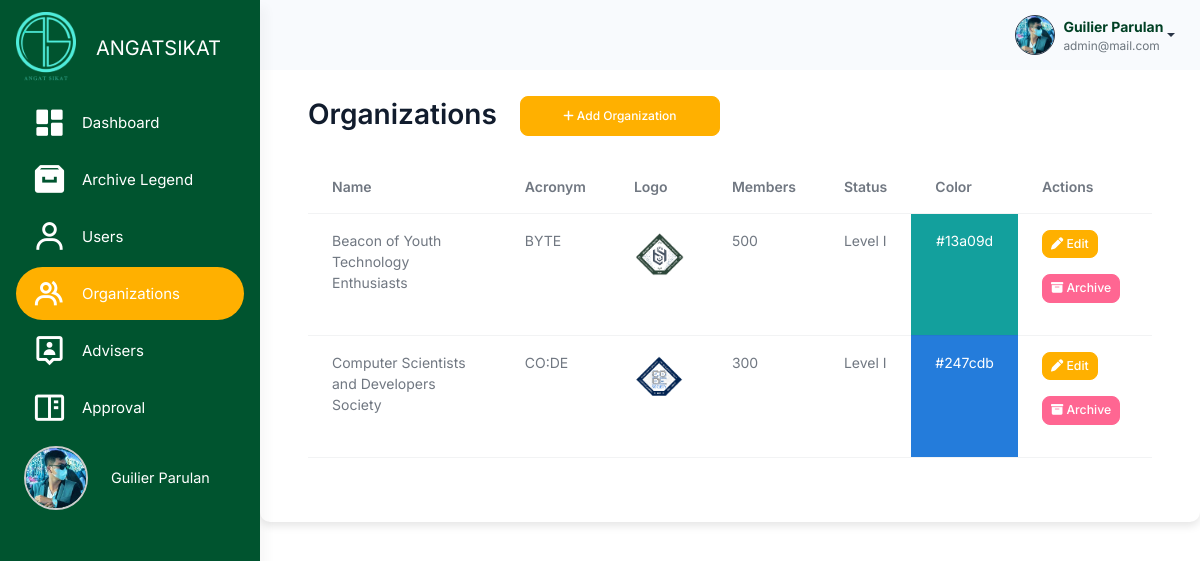
Page /src/organization_management/organizations.php (signed in) on the earlier database version.
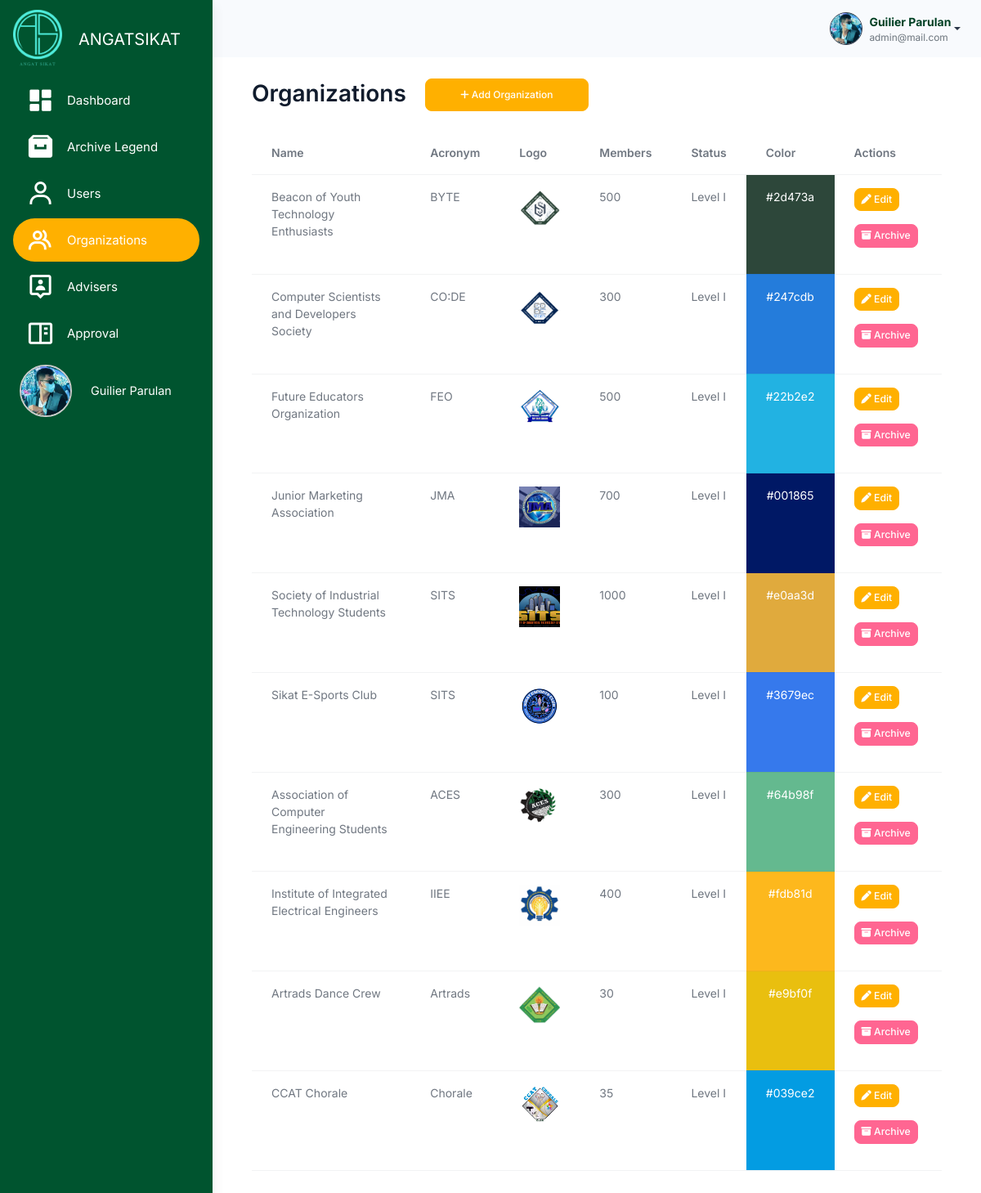
Same page on the later database version.
### tables this page shows
CREATE TABLE `users` (
  `user_id` int(11) NOT NULL,
  `username` varchar(100) NOT NULL,
  `password` varchar(255) NOT NULL,
  `profile_picture` varchar(255) NOT NULL,
  `first_name` varchar(255) NOT NULL,
  `last_name` varchar(255) NOT NULL,
  `email` varchar(100) NOT NULL,
  `role` enum('admin','officer','member') NOT NULL,
  `organization_id` int(11) DEFAULT NULL,
  `archived` tinyint(1) DEFAULT 0,
  `created_at` timestamp NOT NULL DEFAULT current_timestamp(),
  `position` enum('President','Treasurer') NOT NULL
);

CREATE TABLE `organizations` (
  `organization_id` int(11) NOT NULL,
  `organization_name` varchar(255) NOT NULL,
  `acronym` varchar(100) NOT NULL,
  `organization_logo` varchar(255) DEFAULT NULL,
  `organization_members` int(11) NOT NULL DEFAULT 0,
  `organization_status` enum('Probationary','Level I','Level II') NOT NULL DEFAULT 'Probationary',
  `organization_color` varchar(7) DEFAULT NULL,
  `archived` tinyint(1) DEFAULT 0,
  `created_at` timestamp NOT NULL DEFAULT current_timestamp(),
  `balance` decimal(15,2) DEFAULT 0.00,
  `beginning_balance` decimal(15,2) DEFAULT 0.00,
  `income` decimal(15,2) DEFAULT 0.00,
  `expense` decimal(15,2) DEFAULT 0.00,
  `cash_on_bank` decimal(15,2) DEFAULT 0.00,
  `cash_on_hand` decimal(15,2) DEFAULT 0.00
);

### src/user_query.php (called while the page is built, shortened)
<?php
$user_id = $_SESSION['user_id'];
$user_query = "SELECT * FROM users WHERE user_id = '$user_id'";
$user_result = mysqli_query($conn, $user_query);
if ($user_result && mysqli_num_rows($user_result) > 0) {
    $user = mysqli_fetch_assoc($user_result);
    $firstname = $user['first_name'];
    $lastname = $user['last_name'];
    $fullname = $firstname . ' ' . $lastname;
    $email = $user['email'];
    $profile_picture = $user['profile_picture'];
} else {
    echo "Error fetching user data: " . mysqli_error($conn);
    exit();
}
?>

### src/organization_management/organizations.php (the view, shortened to what this page needs)
<?php
include '../connection.php';
include '../user_query.php';
$sql = "SELECT * FROM organizations WHERE archived = 0";
$result = $conn->query($sql);
?>
<!DOCTYPE html>
<html lang="en">
<head>
    <link rel="stylesheet" href="../assets/css/styles.min.css" />
    <link rel="stylesheet" href="../activity_management/css/activities.css" />
    <link href="https://unpkg.com/boxicons@2.1.4/css/boxicons.min.css" rel="stylesheet" />
    <link rel="stylesheet" href="https://cdnjs.cloudflare.com/ajax/libs/font-awesome/6.6.0/css/all.min.css">
    <link rel="stylesheet" href="https://cdn.datatables.net/2.1.7/css/dataTables.bootstrap.min.css" />
</head>
<body>
     <div class="page-wrapper" id="main-wrapper" data-layout="vertical" data-navbarbg="skin6" data-sidebartype="full"
        data-sidebar-position="fixed" data-header-position="fixed">
        <aside class="left-sidebar" id="sidebar">
            <div>
                <div class="brand-logo d-flex align-items-center justify-content-between">
                    <a class="text-nowrap logo-img">
                        <img src="../assets/images/logos/neon_sikat.png" alt="Angat Sikat Logo" class="logo contain"
                            style="width: 60px; height: auto;" />
                    </a>
                    <span class="logo-text">ANGATSIKAT</span>
                </div>
                <nav class="sidebar-nav scroll-sidebar" data-simplebar="">
                    <ul id="sidebarnav">
                        <li class="sidebar-item">
                            <a class="sidebar-link" href="../dashboard/admin_dashboard.php" aria-expanded="false">
                                <i class="bx bxs-dashboard" style="color: #fff; font-size: 35px;"></i>
                                <span class="hide-menu">Dashboard</span>
                            </a>
                        </li>
                        <li class="sidebar-item">
                            <a class="sidebar-link" href="../archive/archive_legend.php" aria-expanded="false">
                                <i class="bx bxs-archive" style="color: #fff; font-size: 35px;"></i>
                                <span class="hide-menu">Archive Legend</span>
                            </a>
                        </li>
                        <li class="sidebar-item">
                            <a class="sidebar-link" href="../user_management/users.php" aria-expanded="false"
                                data-tooltip="Users">
                                <i class="bx bx-user" style="color: #fff; font-size: 35px;"></i>
                                <span class="hide-menu">Users</span>
                            </a>
                        </li>
                        <li class="sidebar-item">
                            <a class="sidebar-link" href="../organization_management/organizations.php" aria-expanded="false"
                                data-tooltip="Organizations">
                                <i class="bx bx-group" style="color: #fff; font-size: 35px;"></i>
                                <span class="hide-menu">Organizations</span>
                            </a>
                        </li>
                        <li class="sidebar-item">
                            <a class="sidebar-link" href="../adviser_management/advisers.php" aria-expanded="false"
                                data-tooltip="Events">
                                <i class="bx bx-user-pin" style="color: #fff; font-size: 35px;"></i>
                                <span class="hide-menu">Advisers</span>
                            </a>
                        </li>
                        <li class="sidebar-item">
                            <a class="sidebar-link" href="../budget_management/admin_budget_approval_table.php" aria-expanded="false"
                                data-tooltip="Events">
                                <i class="bx bx-book-content" style="color: #fff; font-size: 35px;"></i>
                                <span class="hide-menu">Approval</span>
                            </a>
                        </li>
                        <li class="sidebar-item profile-container">
                            <a class="sidebar-link" href="../user/admin_profile.php" aria-expanded="false"
                                data-tooltip="Profile" style="display: flex; align-items: center; padding: 0.5rem;">
                                <div class="profile-pic-border"
                                    style="height: 4rem; width: 4rem; display: flex; justify-content: center; align-items: center; overflow: hidden; border-radius: 50%; border: 2px solid #ccc;">
                                    <img src="<?php echo !empty($profile_picture) ? '../user/' . htmlspecialchars($profile_picture) : '../user/uploads/default.png'; ?>"
                                        alt="Profile Picture" class="profile-pic"
                                        style="height: 100%; width: 100%; object-fit: cover;" />
                                </div>
                                <span class="profile-name" style="margin-left: 0.5rem; font-size: 0.9rem;">
                                    <?php echo htmlspecialchars($user['first_name']) . ' ' . htmlspecialchars($user['last_name']); ?>
                                </span>
                            </a>
                        </li>
                    </ul>
                </nav>
            </div>
        </aside>
        <div class="body-wrapper">
            <header class="app-header">
                <nav class="navbar navbar-expand-lg navbar-light">
                    <div class="navbar-collapse justify-content-end px-0" id="navbarNav">
                        <ul class="navbar-nav flex-row ms-auto align-items-center justify-content-end">
                            <li class="nav-item dropdown">
                                <div class="dropdown">
                                    <a href="#" class="dropdown-toggle d-flex align-items-center"
                                        data-bs-toggle="dropdown" aria-expanded="false" style="text-decoration: none;">
                                        <img class="border border-dark rounded-circle"
                                            src="<?php echo !empty($profile_picture) ? '../user/' . $profile_picture : '../user/uploads/default.png'; ?>"
                                            alt="Profile"
                                            style="width: 40px; height: 40px; margin-left: 10px; object-fit: cover;">
                                        <div class="d-flex flex-column align-items-start ms-2">
                                            <span style="font-weight: bold; color: #004024;">
                                                <?php echo htmlspecialchars($fullname); ?>
                                            </span>
                                            <span style="font-size: 0.85em; color: #6c757d;">
                                                <?php echo htmlspecialchars($email); ?>
                                            </span>
                                        </div>
                                    </a>
                                </div>
                            </li>
                        </ul>
                    </div>
                </nav>
            </header>
    <div class="container mt-5 p-5">
        <h2 class="mb-4">Organizations
            <button class="btn btn-primary ms-3" data-bs-toggle="modal" data-bs-target="#addOrganizationModal"
                style="height: 40px; width: 200px; border-radius: 8px; font-size: 12px;">
                <i class="fa-solid fa-plus"></i> Add Organization
            </button>
        </h2>
        <table id="organizationsTable" class="table">
        <thead>
            <tr>
                <th>Name</th>
                <th>Acronym</th>
                <th>Logo</th>
                <th>Members</th>
                <th>Status</th>
                <th>Color</th>
                <th>Actions</th>
            </tr>
        </thead>
        <tbody>
        <?php
        if ($result->num_rows > 0) {
            while($row = $result->fetch_assoc()) {
                $organization_logo = $row['organization_logo'];
                $logo_path = !empty($organization_logo) && file_exists('uploads/' . $organization_logo)
                            ? 'uploads/' . $organization_logo
                            : 'uploads/default_logo.png';
                $organization_color = !empty($row['organization_color']) ? $row['organization_color'] : '#FFFFFF';
                echo "<tr>
                        <td>{$row['organization_name']}</td>
                        <td>{$row['acronym']}</td>
                        <td><img src='$logo_path' alt='Logo' style='width: 50px; height: 50px; object-fit: cover;'></td>
                        <td>{$row['organization_members']}</td>
                        <td>{$row['organization_status']}</td>
                        <td style='background-color: {$organization_color}; color: white; text-align: center;'>
                            {$organization_color}
                        </td>
                        <td>
                            <button class='btn btn-primary btn-sm edit-btn mb-3'
                                    data-bs-toggle='modal'
                                    data-bs-target='#editOrganizationModal'
                                    data-id='{$row['organization_id']}'>
                                <i class='fa-solid fa-pen'></i> Edit
                            </button>
                            <button class='btn btn-danger btn-sm archive-btn mb-3'
                                    data-id='{$row['organization_id']}'>
                                <i class='fa-solid fa-box-archive'></i> Archive
                            </button>
                        </td>
                    </tr>";
            }
        } else {
            echo "<tr><td colspan='6' class='text-center'>No organizations found</td></tr>";
        }
        ?>
        </tbody>
    </table>
    </div>
    </div>
    </div>
</body>
</html>

### src/activity_management/css/activities.css (style rules this page uses)
:root { --bs-font-sans-serif: "Inter", sans-serif; --bs-primary: #ffb000; --bs-secondary: #6c757d; --bs-danger: #ff6692; --bs-body-font-size: 0.875rem; --bs-body-font-weight: 400; --bs-body-line-height: 1.5; --bs-body-color: #111c2d99; --bs-body-bg: #fff; --bs-border-color: #e4ebf0; --bs-heading-color: #111c2d; --bs-border-radius: 7px; --bs-gutter-x: 24px; --bs-btn-font-size: 0.875rem; --bs-card-spacer-y: 30px; --bs-card-spacer-x: 30px; --bs-card-border-width: 0px; --bs-success-rgb: 19,222,185; --bs-primary-rgb: 255, 176, 0; --bs-light-rgb: 246,249,252; --bs-dark-rgb: 42,53,71; }
.container { padding-top: 20px; background-color: #fff; border-radius: 10px; box-shadow: 0 4px 8px rgba(0, 0, 0, 0.1); }
table { table-layout: auto; max-width: 100%; height: auto; border-collapse: collapse; }
.btn-primary { background-color: #ffb000; border-color: #ffb000; }

### src/organization_management/organizations.php (style rules this page uses)
#sidebar>div>div>span { color: #fff; font-size: 20px; position: absolute; margin-left: 80px; }
#sidebarnav>li>a>span { color: #fff; }
.sidebar-link { position: relative; cursor: pointer; }
.sidebar-link.active { background-color: #FFB000; }
.scroll-sidebar { overflow: auto; }
.scroll-sidebar { -ms-overflow-style: none; scrollbar-width: none; }
.body-wrapper { height: 100vh; overflow-x: hidden; overflow-y: auto; background-color: white; }

Differences in the rows shown:
changed organizations "Beacon of Youth Technology Enthusiasts": organization_color "#13a09d" → "#2d473a"
added organizations: organization_name "Future Educators Organization", acronym "FEO", organization_logo (picture), organization_members "500", organization_status "Level I", organization_color "#22b2e2"
added organizations: organization_name "Junior Marketing Association", acronym "JMA", organization_logo (picture), organization_members "700", organization_status "Level I", organization_color "#001865"
added organizations: organization_name "Society of Industrial Technology Students", acronym "SITS", organization_logo (picture), organization_members "1000", organization_status "Level I", organization_color "#e0aa3d"
added organizations: organization_name "Sikat E-Sports Club", acronym "SITS", organization_logo (picture), organization_members "100", organization_status "Level I", organization_color "#3679ec"
added organizations: organization_name "Association of Computer Engineering Students", acronym "ACES", organization_logo (picture), organization_members "300", organization_status "Level I", organization_color "#64b98f"
added organizations: organization_name "Institute of Integrated Electrical Engineers", acronym "IIEE", organization_logo (picture), organization_members "400", organization_status "Level I", organization_color "#fdb81d"
added organizations: organization_name "Artrads Dance Crew", acronym "Artrads", shows a picture, organization_members "30", organization_status "Level I", organization_color "#e9bf0f"
added organizations: organization_name "CCAT Chorale", acronym "Chorale", organization_logo (picture), organization_members "35", organization_status "Level I", organization_color "#039ce2"
